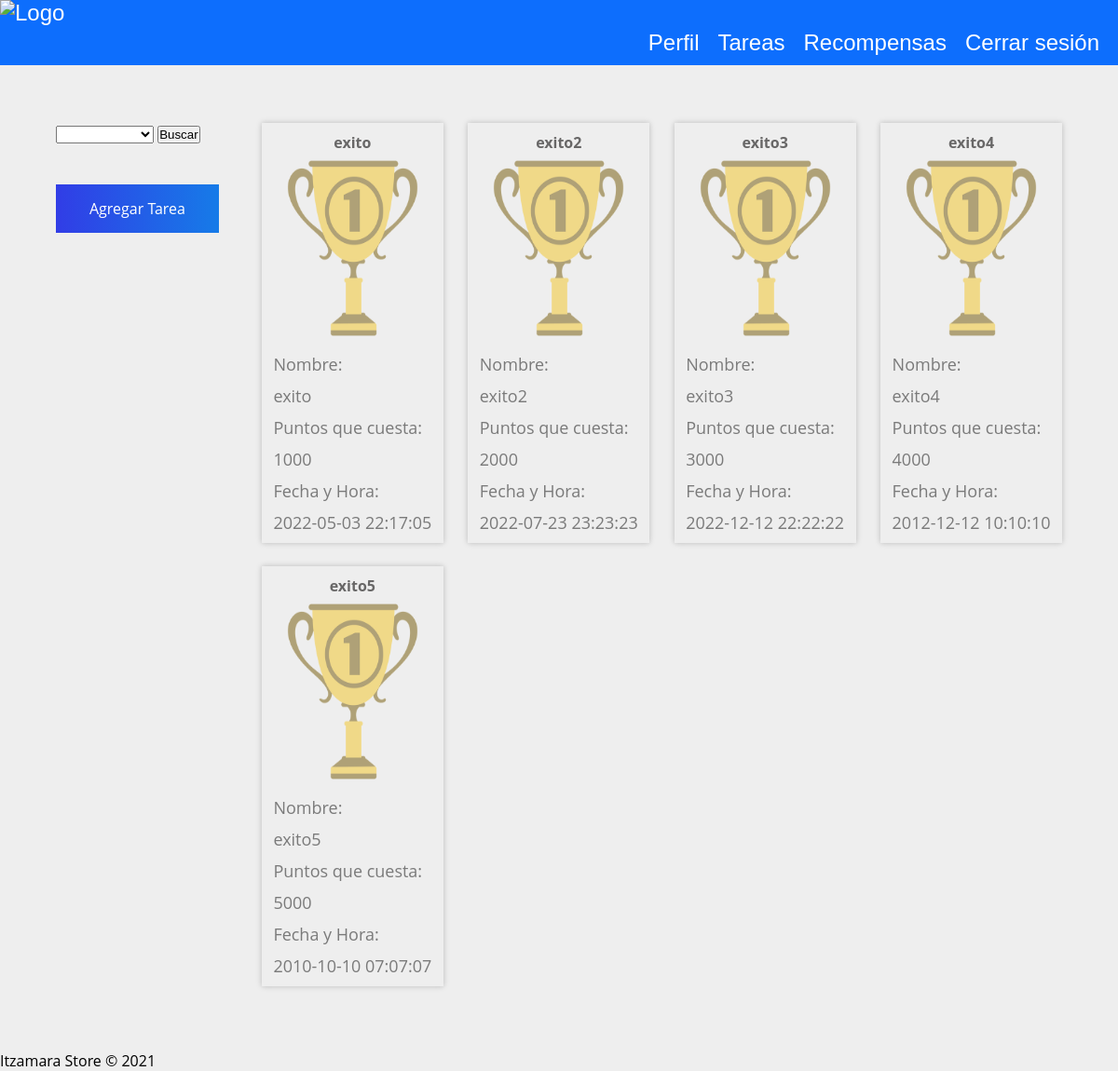
/USER/rewardUser.php, run on the app's committed database.
### tables this page shows
create table recompensa (
idRecompensa integer auto_increment primary key, nombreRecompensa varchar(100) not null unique, puntosCuesta bigint not null, 
fechaHora datetime not null, foto varchar(500));

### USER/rewardUser.php (the view, shortened to what this page needs)
<?php
    include "../conexion.php";
    if(isset($_POST['buscar'])){
        $servicio = $_POST['servicio'];
        if(empty($_POST['servicio'])){
            $resultado = mysqli_query($conexion, "SELECT *FROM recompensa ");
        }elseif($servicio == "MR"){
            $resultado = mysqli_query($conexion, "SELECT *FROM recompensa order by date(fechaHora) desc, time(fechaHora) desc");
        }elseif($servicio == "MA"){
            $resultado = mysqli_query($conexion, "SELECT *FROM recompensa order by date(fechaHora) asc, time(fechaHora) asc");
        }elseif($servicio == "MV"){
            $resultado = mysqli_query($conexion, "SELECT *FROM recompensa order by puntosCuesta desc");
        }elseif($servicio == "MEV"){
            $resultado = mysqli_query($conexion, "SELECT *FROM recompensa order by puntosCuesta asc");
        }
    }else{
        $resultado = mysqli_query($conexion, "SELECT *FROM recompensa ");
    }
?>
<!DOCTYPE  HTML PUBLIC "-//W3C//DTD HTML 4.01 Transitional//EN">
<html lang="es">
<head>
    <link href="../static/css/style.css" rel="stylesheet" type="text/css">
    <link href="../static/css/agregar.css" rel="stylesheet" type="text/css">
    <link href="../static/css/navegacion.css" rel="stylesheet" type="text/css">
</head>
<body>
<header class="encabe">
        <div class="Logo">
            <a class="navText" href="./homeUser.php"><img src="./static/images/Logo.png" class="logito" alt="Logo"></a>
        </div>
        <nav>
            <li><a class="navText" href="./perfilUser.php"><span > Perfil </span></a></li>
            <li><a class="navText" href="./homeUser.php"><span > Tareas </span></a></li>
            <li><a class="navText" href="./rewardUser.php"><span > Recompensas </span></a></li>
            <li><a class="navText" href="../cerrarSesion.php"><span > Cerrar sesi&oacute;n </span></a></li>
        </nav>
    </header>
    <br><br><br><br>
    <div class="wrap">
        <br><br>
        <div class="store-wrapper">
        <div class="category_list">
        <form method="post">
            <select name="servicio">
                <option value=""></option>
                <option value="MR">M&aacute;s recientes</option>
            </select>
            <button name="buscar" type="submit">Buscar</button>
        </form>
        <br><br>
                <a href="../CRUD-Reward/gestionRewards.php" class="category_item" category="ordenadores">Agregar Tarea</a>
            </div>
            <div class="products-list">
                <?php while ($row = mysqli_fetch_array($resultado)) {?>
                    <div class='product-item'>
                    <h4 class='text-center ' style="color: #686767; bold;"><?php echo $row['nombreRecompensa']; ?></h3>
                    <img class="pro" src="<?php echo $row['foto']; ?>">
                    <div class='item-text'>
                        <label class="proLab">Nombre:</label>
                            <label class="proLab"><?php echo $row['nombreRecompensa']; ?></label>
                            <label class="proLab">Puntos que cuesta:</label>
                            <label class="proLab"><?php echo $row['puntosCuesta']; ?></label>
                            <label class="proLab">Fecha y Hora:</label>
                            <label class="proLab"><?php echo $row['fechaHora']; ?></label>
                        </div>
                    </div>
                <?php }
                ?>
            </div>
        </div>
    </div>
<br><br>
    <footer>
        <div class="bajo bg-primary py-3 d-flex align-items-center contenedor-footer w-100">
            <span class="text-secondary w-100 text-center">Itzamara Store &copy; 2021</span>
        </div>
    </footer>
</body>
</html>

### static/css/style.css (style rules this page uses)
* { padding: 0; margin: 0; -webkit-box-sizing: border-box; -moz-box-sizing: border-box; box-sizing: border-box; }
body { background-color: #eee; font-family: 'Open Sans', sans-serif; }
.pro { width: 205px; height: 205px; border-radius: 30px; }
.proLab { display: block; margin-top: 10px; font-size: 18px!important; font-weight: 200px!important; color: #7a7a7a; }
.wrap { max-width: 1100px; width: 90%; margin: auto; }
.store-wrapper { display: flex; flex-wrap: wrap; }
.category_list { display: flex; flex-direction: column; width: 18%; }
.category_list .category_item { display: block; width: 90%; padding: 15px 0; margin-bottom: 20px; background: linear-gradient(90deg, #313de6, #167be8); text-align: center; text-decoration: none; color: #fff; }
.products-list { width: 82%; display: flex; flex-wrap: wrap; }
.products-list .product-item { width: 22%; margin-left: 3%; margin-bottom: 25px; box-shadow: 0px 0px 6px 0px rgba(0,0,0,0.22); display: flex; flex-direction: column; align-items: center; align-self: flex-start; padding: 10px; transition: all .4s; }
.products-list .product-item img { width: 100%; max-height: 100%; }

### static/css/navegacion.css (style rules this page uses)
li { float: left!important; list-style: none!important; padding: 10px!important; font-size: 1.5rem!important; text-decoration: none!important; font-family: Arial!important; color: rgb(255, 255, 255)!important; }
nav { float: right!important; margin-top: 22px!important; margin-right: 10px!important; font-size: 1.5rem!important; text-decoration: none!important; font-family: Arial!important; color: rgb(255, 255, 255)!important; }
.navText { font-size: 1.5rem!important; text-decoration: none!important; font-family: Arial!important; color: rgb(255, 255, 255)!important; }
.encabe { background-color: #0d6efd !important; position: fixed !important; z-index: 1000!important; top: 0!important; left: 0!important; right: 0!important; }
.Logo { width: 9.0625rem!important; height: 100%!important; float: left!important; position: absolute!important; }
.logito { max-width: 90%!important; height: auto!important; }

### data on the page
recompensa: nombreRecompensa "exito", foto (picture), puntosCuesta "1000", fechaHora "2022-05-03 22:17:05"
recompensa: nombreRecompensa "exito2", foto (picture), puntosCuesta "2000", fechaHora "2022-07-23 23:23:23"
recompensa: nombreRecompensa "exito3", foto (picture), puntosCuesta "3000", fechaHora "2022-12-12 22:22:22"
recompensa: nombreRecompensa "exito4", foto (picture), puntosCuesta "4000", fechaHora "2012-12-12 10:10:10"
recompensa: nombreRecompensa "exito5", foto (picture), puntosCuesta "5000", fechaHora "2010-10-10 07:07:07"
